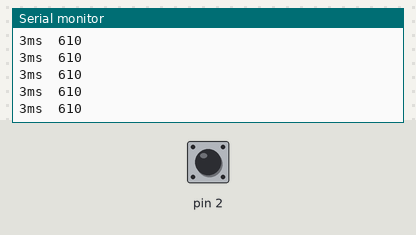
The sketch below on a simulated Arduino Uno, built with avr-gcc and run on an emulated ATmega328P. On the bench: the last lines printed to the serial monitor. The test bench sets the inputs (shaded band); at power-on: pin 2 HIGH.

Above: at 1.2 s.
1.3 s: pin 2 pulled LOW for 1 s
At 1.8 s:
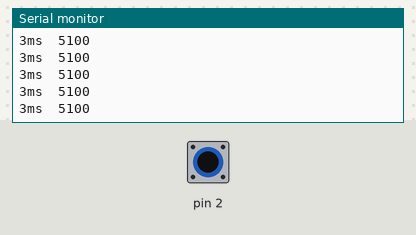
5.3 s: pin 2 pulled LOW for 0.15 s
8.4 s: pin 2 pulled LOW for 3.2 s
At 9.5 s:
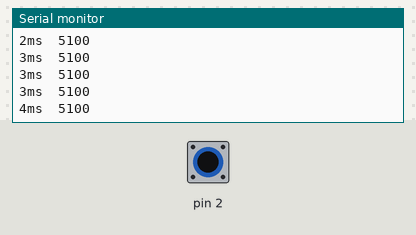
14.6 s: pin 2 pulled LOW for 3.2 s
Timing chart, 0 to 17.6 s (numbered marks = the images above; inputs shaded):
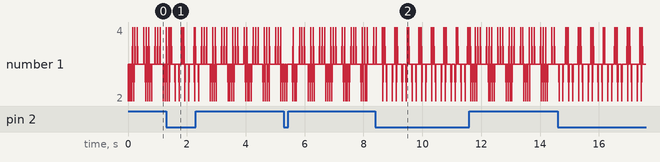

Measured:
- after the input at 1.3 s, the serial monitor: prints a new line after 0.07 s (image 1)
- after the input at 8.4 s, the serial monitor: prints a new line after 0.24 s (image 2)

The sketch:

capsense-test.ino
```cpp
#include <CapacitiveSensor.h>

// Send pin = 4, Receive/Signal pin = 2.
CapacitiveSensor capSensor = CapacitiveSensor( 4, 2 );

void setup() {
	capSensor.set_CS_Timeout_Millis( 1000 );
	Serial.begin( 9600 );
}

void loop() {
	long start = millis();
	long end;
	long delta;

	// Note: As stated in the documentation, the units are arbitrary,
	// so will likely be determined empirically.
	long sensed = capSensor.capacitiveSensorRaw( 30 );

	end = millis();
	delta = end - start;

	Serial.print( delta );
	Serial.print( "ms\t" );
	Serial.println( sensed );

	// delay( 200 );
}
```
